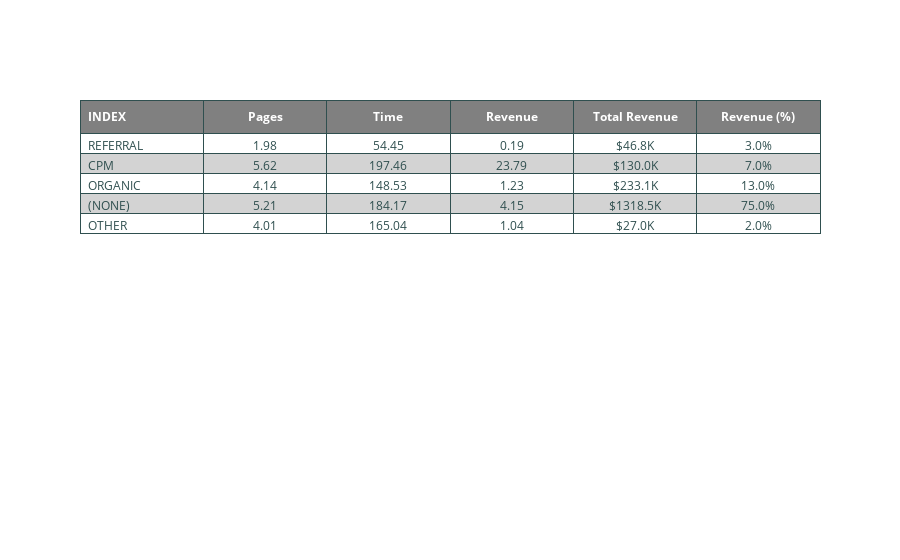

The notebook cell this image was saved under:
### Code cell
ratios_table(df, 'medium')

### Figure 1 — Plotly figure (JSON) as saved in the notebook; plotly's stock layout.template omitted (floating-point values rounded to 4 significant figures)
{"data": [{"cells": {"align": ["left", "center"], "fill": {"color": [["white", "lightgrey", "white", "lightgrey", "white", "white", "lightgrey", "white", "lightgrey", "white", "white", "lightgrey", "white", "lightgrey", "white", "white", "lightgrey", "white", "lightgrey", "white", "white", "lightgrey", "white", "lightgrey", "white"]]}, "font": {"color": "darkslategray", "size": 12}, "line": {"color": "darkslategray"}, "values": [["REFERRAL", "CPM", "ORGANIC", "(NONE)", "OTHER"], [1.98, 5.62, 4.14, 5.21, 4.01], [54.45, 197.5, 148.5, 184.2, 165.0], [0.19, 23.79, 1.23, 4.15, 1.04], ["$46.8K", "$130.0K", "$233.1K", "$1318.5K", "$27.0K"], ["3.0%", "7.0%", "13.0%", "75.0%", "2.0%"]]}, "header": {"align": ["left", "center"], "fill": {"color": "grey"}, "font": {"color": "white", "size": 12}, "line": {"color": "darkslategray"}, "values": ["<b>INDEX</b>", "<b>Pages</b>", "<b>Time</b>", "<b>Revenue</b>", "<b>Total Revenue</b>", "<b>Revenue (%)</b>"]}, "type": "table"}], "layout": {}}
